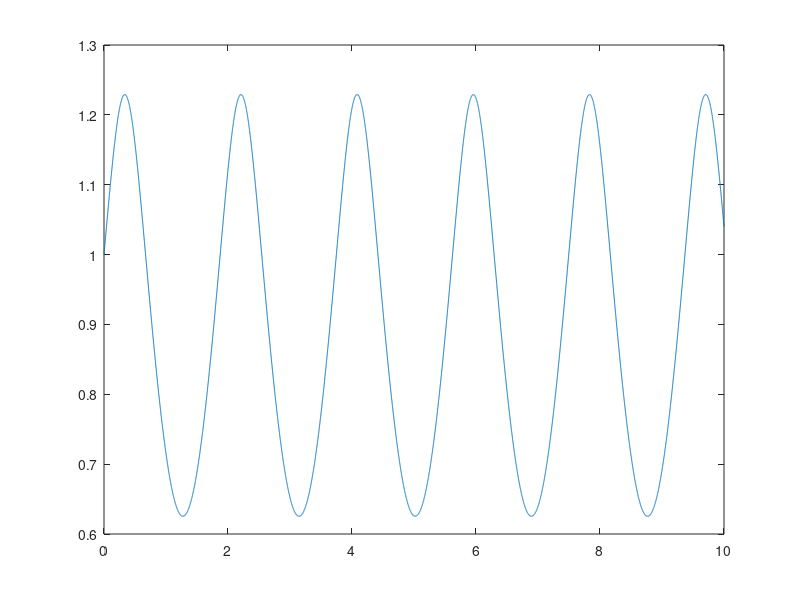
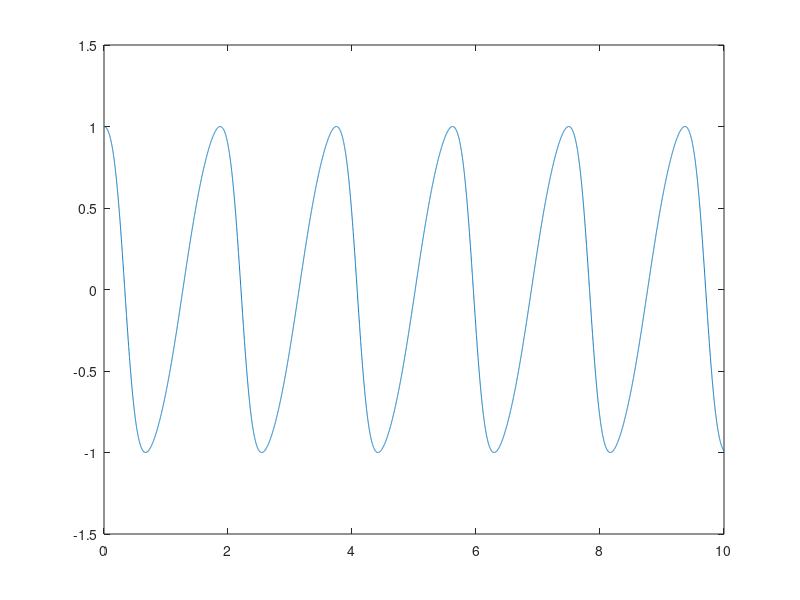

Write MATLAB code to recreate these figures, in order.
# Variables
N   = 10000;
x0  = 0;
x1  = 10;
Y0  = 0;
y0  = 1;
dy0 = 1;

function DY = f(y, x)
  
  C      = 1;
  lambda = 1;
  n      = 10;
  DY     = zeros (2,1);

  DY(1)  = y(2);
  DY(2)  = (C^2)/(y(1)^2)-lambda^2*(y(1))^(n-1);

endfunction

x = linspace(x0, x1, N+1)';
Y0 = [y0 dy0]';
Y = lsode("f", Y0, x);

figure(1)
plot(x,Y(:,1))

figure(2)
plot(x,Y(:,2))